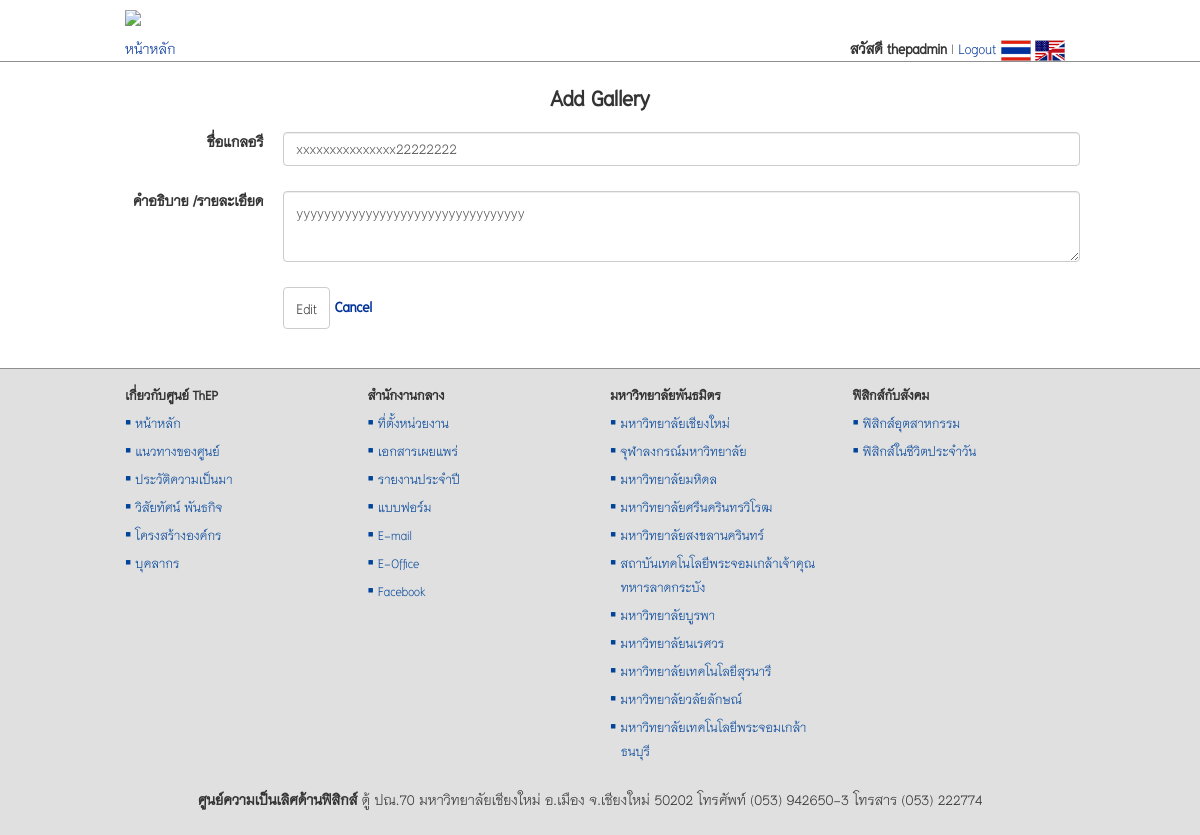
/views/edit-gallery.php?edit_id=7 (signed in), run on an earlier commit of the app's database.
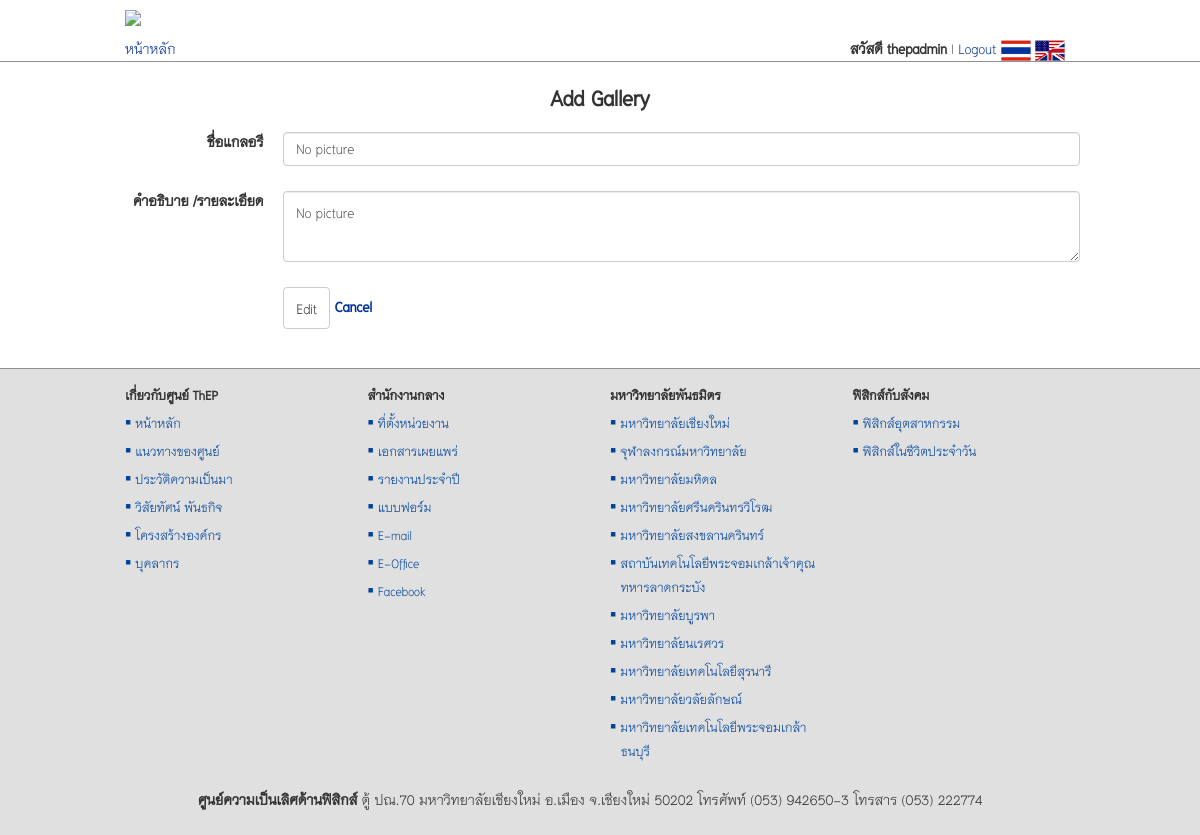
And on a later commit of the database.
### tables this page shows
CREATE TABLE `tb_gallery` (
  `id` int(11) NOT NULL auto_increment,
  `title` varchar(255) NOT NULL,
  `detail` text NOT NULL,
  `modified` varchar(255) NOT NULL,
  PRIMARY KEY  (`id`)
);

### src/views/edit-gallery.php (the view, shortened to what this page needs)
<?php
if (isset($_GET['edit_id'])) {
    $edit_id = $_GET['edit_id'];
} else {
    header("Location: home.php");
    exit();
}
$sql = "SELECT * FROM tb_gallery WHERE id = $edit_id;";
$result = mysql_query($sql);
$g = mysql_fetch_array($result);
?>
</head>
<body>
    <div class="container">
        <div class="row">
            <div class="col-md-12">
                <h2 class="text-center">Add Gallery</h2>
                <form class="form-horizontal" role="form" name="form1" method="post" action="<?php echo $_SERVER['PHP_SELF']; ?>">
                    <div class="form-group">
                        <label class="col-sm-2 control-label">ชื่อแกลอรี</label>
                        <div class="col-sm-10">
                            <input class="form-control" type="text" name="title" value="<?php echo $g['title'] ?>">
                        </div>
                    </div>
                    <div class="form-group">
                        <label class="col-sm-2 control-label">คำอธิบาย /รายละเอียด</label>
                        <div class="col-sm-10">
                            <textarea class="form-control" rows="2" name="detail"><?php echo $g['detail']; ?></textarea>
                        </div>
                    </div>
                    <div class="form-group">
                        <div class="col-sm-offset-2 col-sm-10">
                            <input type="submit" value="Edit" class="btn btn-default"> <a href="gallery.php" style="font-weight: bold;">Cancel</a>
                        </div>
                    </div>
                </form>
            </div>
        </div>
    </div>
</body>
</html>

What changed in the data, as far as the page shows it:
changed tb_gallery: title "xxxxxxxxxxxxxxx22222222" → "No picture"; detail "yyyyyyyyyyyyyyyyyyyyyyyyyyyyyyyyy" → "No picture"
